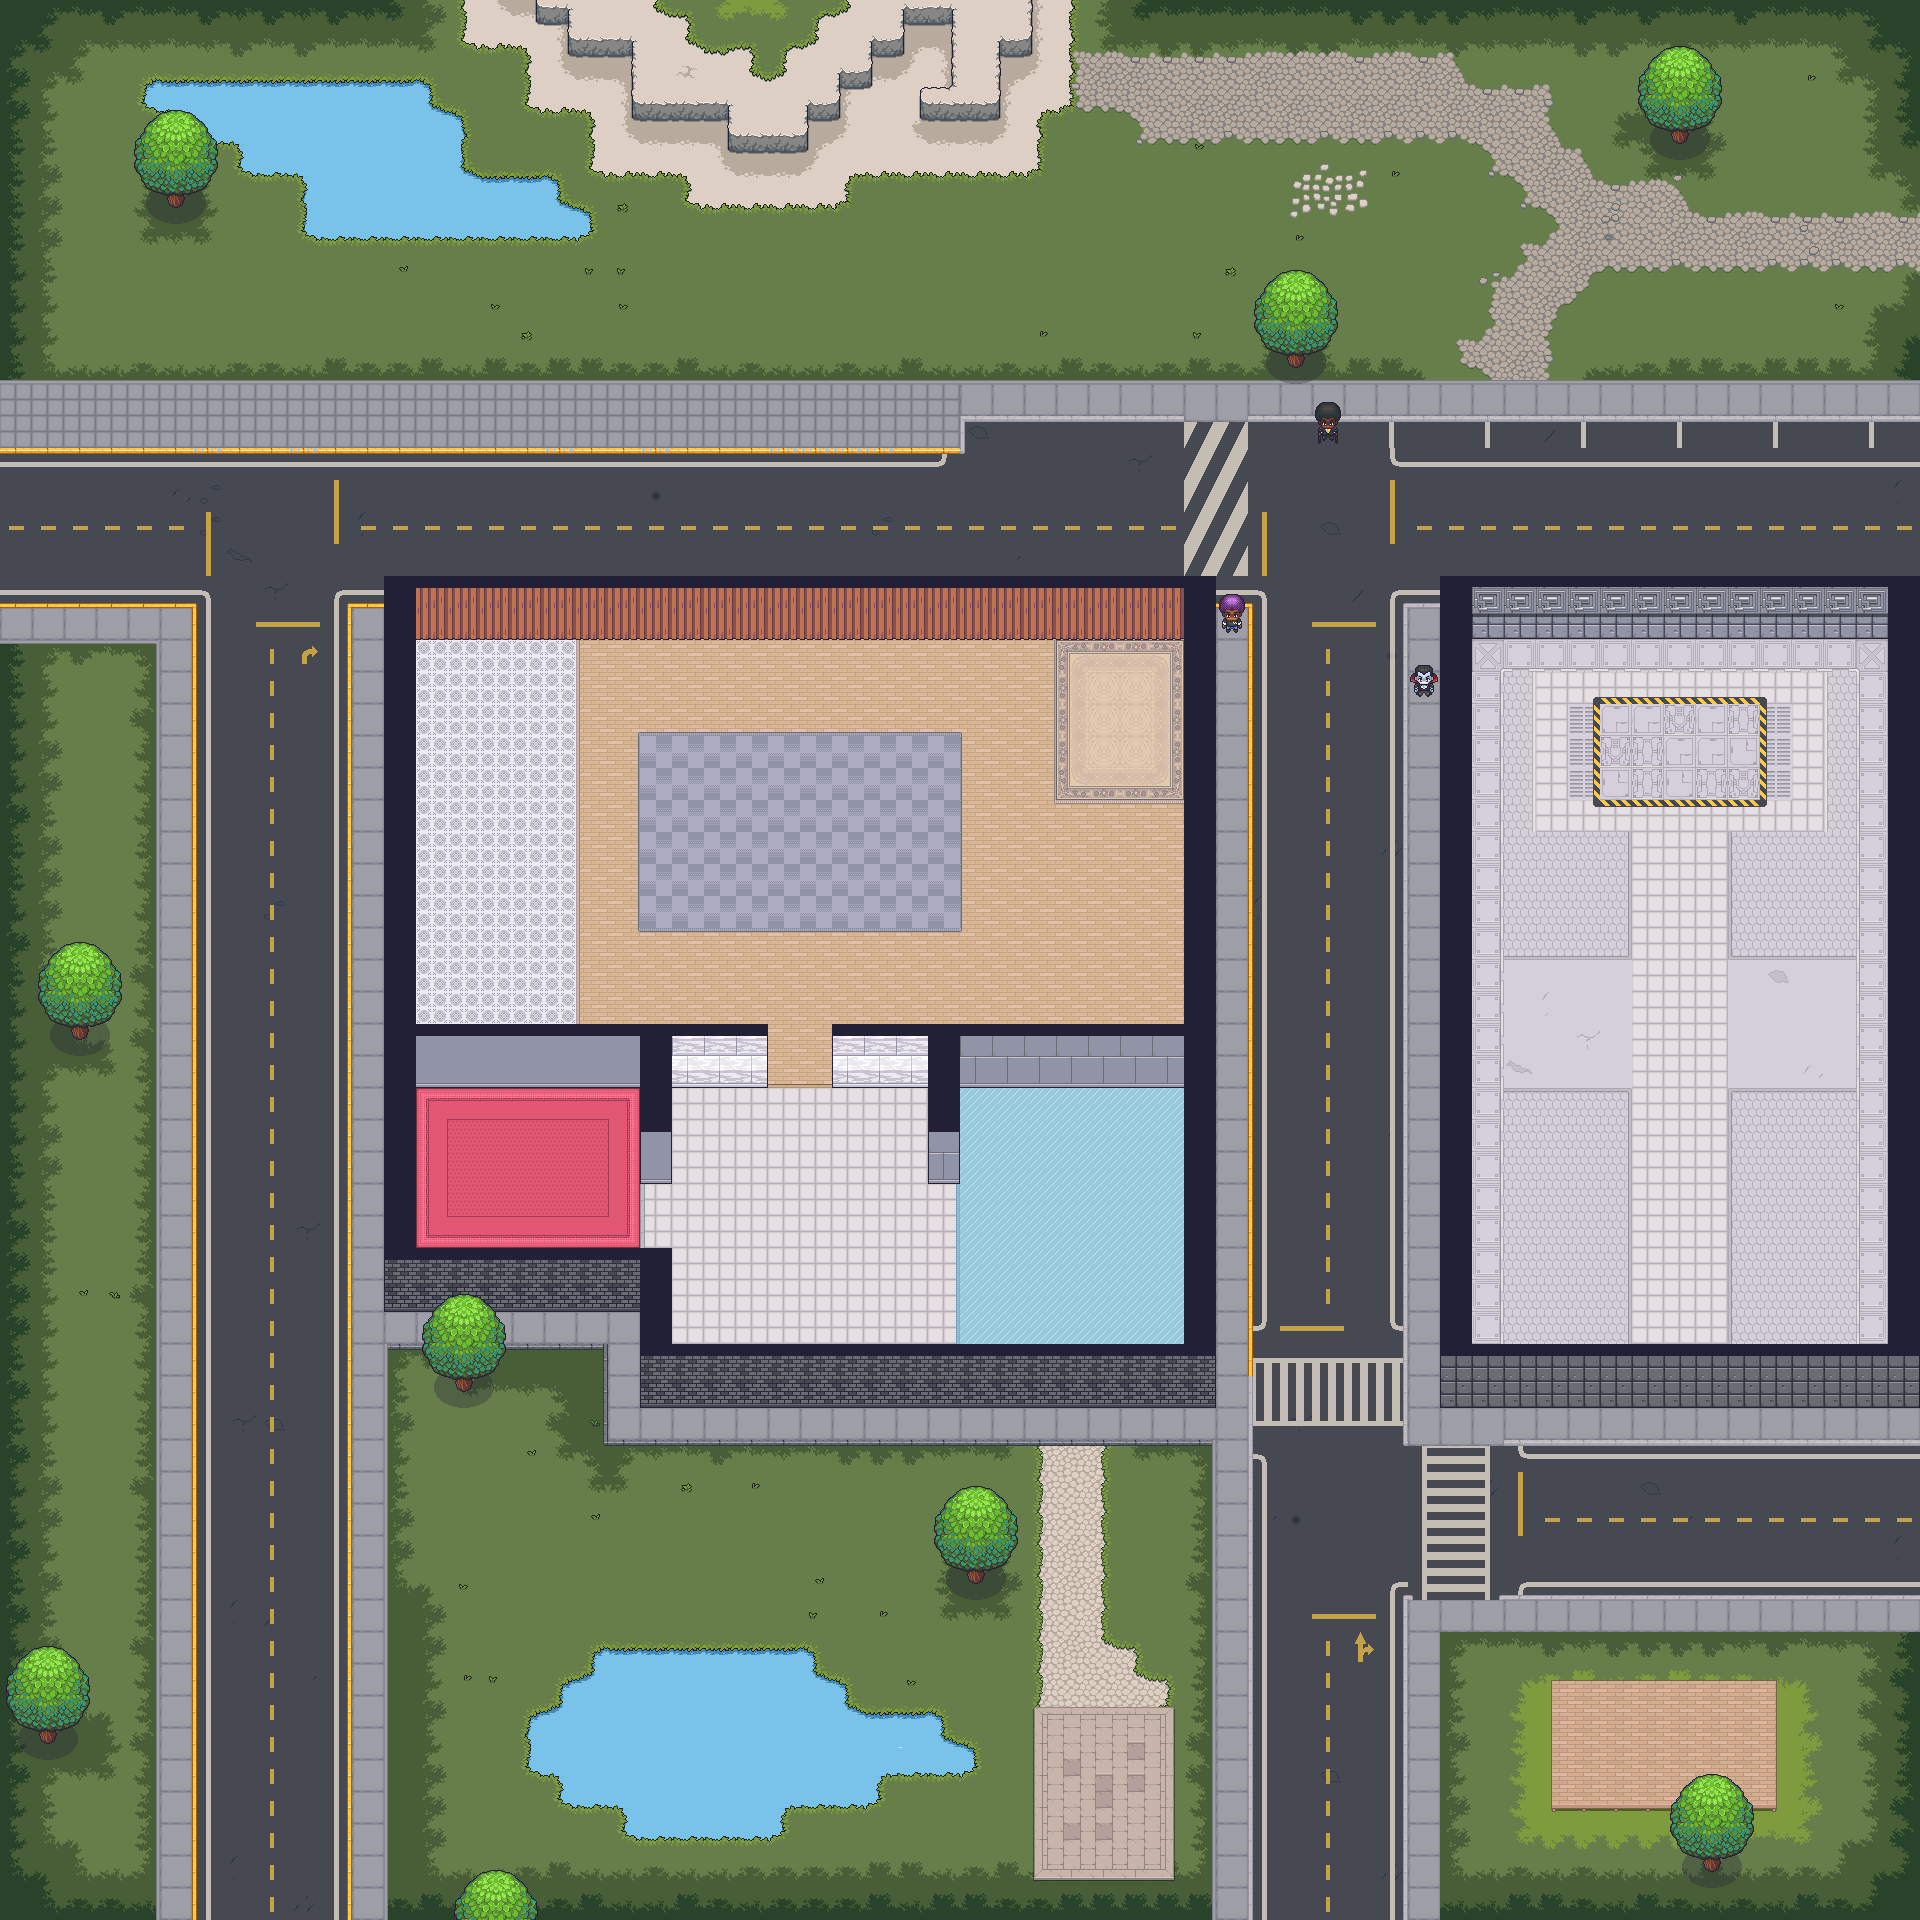

The image is a tile-based game level rendered from a .tmx file. Its description and source (layers, tilesets, objects; grid data summarised) follow:
An orthogonal 60x60 tile map with 32x32 px tiles, 7 tile layers (Terrain, Walls and Floors 1, Road lines, Walls and Floors 2, ...), 8 tilesets.

<map version="1.10" tiledversion="1.10.1" orientation="orthogonal" renderorder="right-down" width="60" height="60" tilewidth="32" tileheight="32" infinite="0" nextlayerid="11" nextobjectid="1">
 <tileset firstgid="1" source="../../templates/UFP Offices/Assets/gather_terrains_3.x.tsx" />
 <tileset firstgid="7841" source="../../../tilesets/Floors/gather_floors_4.x.tsx" />
 <tileset firstgid="9321" source="../../../tilesets/Walls/Gather_Walls_unstable.tsx" />
 <tileset firstgid="22953" source="../../../tilesets/gather_plants_outdoor_2.x.tsx" />
 <tileset firstgid="27993" source="../../../tilesets/gather_terrains_3.x.tsx" />
 <tileset firstgid="35833" source="../../../tilesets/gather_terrains_4.x.tsx" />
 <tileset firstgid="43673" source="../../../tilesets/Avatars/Avatar Lineups.tsx" />
 <tileset firstgid="44047" source="walls_4.tsx" />
 <layer id="1" name="Terrain" width="60" height="60">
  <data>[3600 cells, 3600 non-empty, 113 distinct tile ids]</data>
 </layer>
 <layer id="2" name="Walls and Floors 1" width="60" height="60">
  <data>[3600 cells, 2451 non-empty, 132 distinct tile ids]</data>
 </layer>
 <layer id="10" name="Road lines" width="60" height="60">
  <data>[3600 cells, 482 non-empty, 19 distinct tile ids]</data>
 </layer>
 <layer id="3" name="Walls and Floors 2" width="60" height="60">
  <data>[3600 cells, 616 non-empty, 63 distinct tile ids]</data>
 </layer>
 <layer id="4" name="Toppers" width="60" height="60">
  <data>[3600 cells, 164 non-empty, 13 distinct tile ids]</data>
 </layer>
 <layer id="6" name="Trees" width="60" height="60">
  <data>[3600 cells, 108 non-empty, 18 distinct tile ids]</data>
 </layer>
 <layer id="9" name="Tile Layer 6" width="60" height="60">
  <data>[3600 cells, 0 non-empty, 0 distinct tile ids]</data>
 </layer>
</map>
